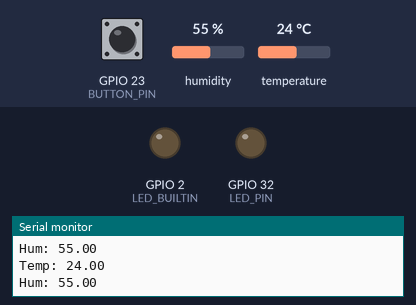
This sketch was run on a simulated ESP32. Shown: output pins drawn as LEDs (lit = HIGH), the last lines printed to the serial monitor. Inputs (shaded band) come from the test bench; at power-on: GPIO 23 (BUTTON_PIN) HIGH, humidity 55 %, temperature 24 °C.

Above: at 2.8 s.
2.9 s: GPIO 23 (BUTTON_PIN) pulled LOW for 1.2 s
At 3.6 s:
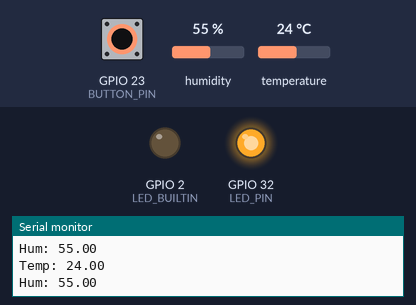
5.6 s: GPIO 23 (BUTTON_PIN) pulled LOW for 3.2 s
At 7.0 s:
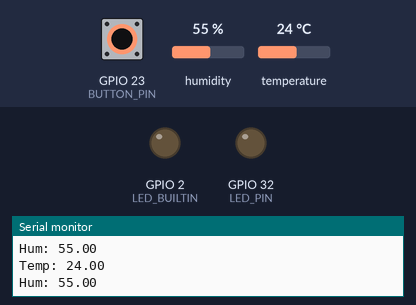
Timing chart, 0 to 8.6 s (numbered marks = the images above; inputs shaded):
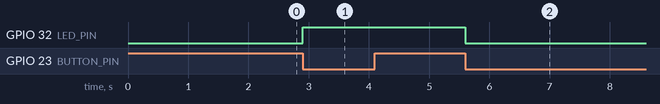

Measured:
- after the input at 2.9 s, GPIO 32 (LED_PIN): LOW → HIGH at once
- after the input at 5.6 s, GPIO 32 (LED_PIN): HIGH → LOW at once

The sketch:

without-wifi.ino
```cpp
#include "DHT.h"

#define BUTTON_PIN 23
#define LED_PIN 32
#define DHT_PIN 4
#define DHT_TYPE DHT22

unsigned long now;
unsigned long previous_button_time;

int led_state = 0;

DHT dht(DHT_PIN, DHT_TYPE);

void setup() {
  Serial.begin(9600);

  pinMode(BUTTON_PIN, INPUT_PULLUP);
  pinMode(LED_PIN, OUTPUT);
  pinMode(LED_BUILTIN, OUTPUT);

  digitalWrite(LED_BUILTIN, 0);
  digitalWrite(LED_PIN, LOW);

  dht.begin();
  attachInterrupt(digitalPinToInterrupt(BUTTON_PIN), button_ISR, CHANGE);
}

void loop() {
  float averageReading[2];

  float averageTemp = 0;
  float averageHumidity = 0;

  if (Serial.available()) {
    char in = Serial.read();

    if (in == 48) {
      digitalWrite(LED_PIN, LOW);
    } else {
      digitalWrite(LED_PIN, HIGH);
    }
  }

  for (int i=0; i<10; i++) {
    averageTemp = averageTemp + dht.readTemperature();
    averageHumidity = averageHumidity + dht.readHumidity();

    delay(100);
  }

  averageReading[0] = averageTemp / 10;
  averageReading[1] = averageHumidity / 10;

  Serial.print("Temp: ");
  Serial.println(averageReading[0]);

  Serial.print("Hum: ");
  Serial.println(averageReading[1]);
}

void button_ISR() {
  now = millis();

  if (now - previous_button_time > 250 && digitalRead(BUTTON_PIN)==LOW) {
    led_state = !led_state;
    digitalWrite(LED_PIN, led_state);
  }
}
```
